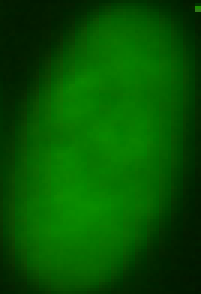
%> input picture Gabor_Image_Features/001.png, 67 x 98 px (shown 3 times larger)
$ octave --eval "result = mnist_edgehist(imread('Gabor_Image_Features/001.png'));"   (GNU Octave 9; MATLAB toolbox functions it lacks are replaced by stand-ins)
%> lines starting %> are read from the running program, lines starting %| are printed output that depends on the picture
function edgehist = mnist_edgehist(image)
% EE6850 HW3, Content-Based Image Retrieval
% CBIR_edgehist() -- edge histogram calculation
% input:
%   MxNx3 image data, in RGB
%   or MxN luminance channel
% output:
%   1x5 edgehistogram <== global 5 bins (0, 45, 90, 135, no-oreintation)
% roughly as the MPEG-7 edge histogram descriptor
% [Ref] Manjunath, B.S.; Ohm, J.-R.; Vasudevan, V.V.; Yamada, A., "Color and texture descriptors"
% IEEE Trans. CSVT, Volume: 11 Issue: 6 , Page(s): 703 -715, June 2001 (section III.B)
%
% 10-19-2001, xlx@ee.columbia.edu

DEBUG = 0;
% [9 lines of commented-out code are left out]

imgsize = size(image);
%> imgsize = [98 67 3]
% get rid of irrelevant boundaries
i0=round(0.05*imgsize(1));  i1=round(0.95*imgsize(1));
%> after `i0=round(0.05*imgsize(1))`: i0 = 5
%> after `i1=round(0.95*imgsize(1))`: i1 = 93
j0=round(0.05*imgsize(2));  j1=round(0.95*imgsize(2));
%> after `j0=round(0.05*imgsize(2))`: j0 = 3
%> after `j1=round(0.95*imgsize(2))`: j1 = 64
lum = image(i0:i1, j0:j1) * 255;
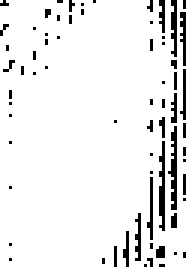
%> lum: size 89x62 uint8 (shown 3 times larger); 92.4% white; black in thin lines or dots
imgsize = lum;
if DEBUG
    subplot(231);
    imshow(lum);
    imshow(lum); title(' lum.');
end
edgemask(:,:,1) = [1 -1; 1 -1];
edgemask(:,:,4) = [1 1; -1 -1];
edgemask(:,:,2) = [sqrt(2) 0; 0 -sqrt(2)];
edgemask(:,:,3) = [0 sqrt(2); -sqrt(2) 0];
edgemask(:,:,5) = [2 -2; -2 2];

TH = 100*ones(1,5);
edgedir = [{'0^o'} {'45^o'} {'-45^o'} {'90^o'} {'iso'}];
for i = 1:5
    gradient = filter2(edgemask(:,:,i), lum, 'same');
    edgehist(i) = sum(abs(gradient(:))>TH(i));
    if DEBUG
        subplot(2,3,i+1);
        imshow(abs(gradient)>TH(i));
        title([edgedir{i} ' edge #: ' num2str(edgehist(i))]);
    end
end
%> this loop made 5 passes
%> pass 1, in mnist_edgehist, `gradient = filter2(edgemask(:,:,i), lum, 'same');`:
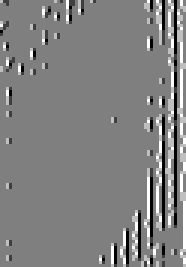
%> gradient: size 89x62 double (shown 3 times larger); min -510, max 510, mean 7.9; drawn with min black and max white
%> pass 2, in mnist_edgehist, `gradient = filter2(edgemask(:,:,i), lum, 'same');`:
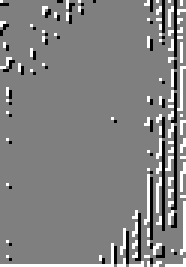
%> gradient: size 89x62 double (shown 3 times larger); min -360.6, max 360.6, mean 8.9; drawn with min black and max white
%> pass 3, in mnist_edgehist, `gradient = filter2(edgemask(:,:,i), lum, 'same');`:
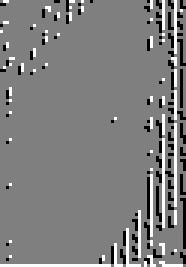
%> gradient: size 89x62 double (shown 3 times larger); min -360.6, max 360.6, mean -2.3; drawn with min black and max white
%> after the loop, edgehist = [810 678 669 480 413]

edgehist = edgehist/numel(imgsize);
%> edgehist = [0.147 0.123 0.121 0.087 0.0748]
